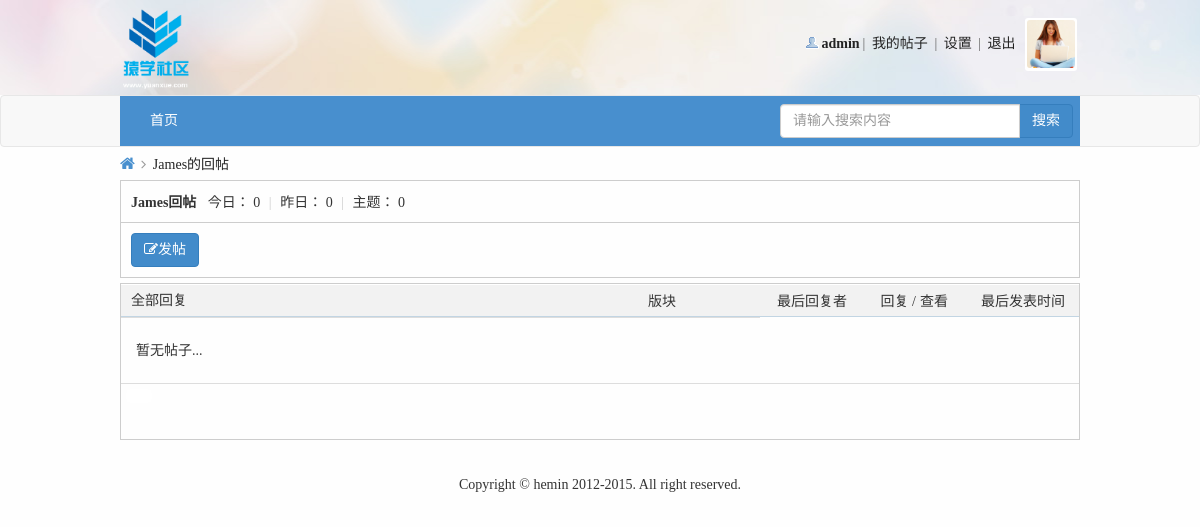
Page /userReply.php?uid=30 (signed in) on the earlier database version.
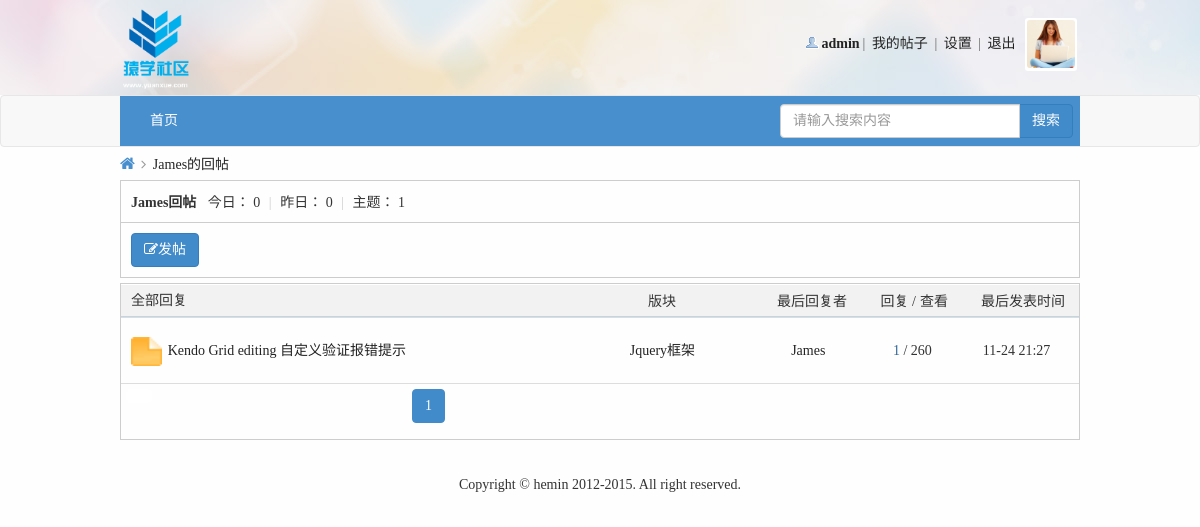
Same page on the later database version.
### tables this page shows
CREATE TABLE IF NOT EXISTS `reply` (
  `rid` int(11) NOT NULL AUTO_INCREMENT COMMENT '回复id',
  `tpostId` int(11) NOT NULL COMMENT '被回复帖子的id',
  `quoteId` int(11) NOT NULL COMMENT '引用回复id',
  `ruid` int(11) NOT NULL COMMENT '回复者id',
  `rcontent` varchar(1000) NOT NULL COMMENT '回复内容',
  `rtime` datetime NOT NULL COMMENT '回复时间',
  PRIMARY KEY (`rid`)
);

CREATE TABLE IF NOT EXISTS `post` (
  `postId` int(11) NOT NULL AUTO_INCREMENT COMMENT '帖子id',
  `postTitle` varchar(200) NOT NULL COMMENT '帖子标题',
  `postContent` varchar(2000) NOT NULL COMMENT '帖子内容',
  `postTime` datetime NOT NULL COMMENT '发帖时间',
  `tsmoduleId` int(11) NOT NULL COMMENT '所属子版块的id',
  `times` int(11) NOT NULL COMMENT '浏览次数',
  `postuid` int(11) NOT NULL COMMENT '发帖人id',
  `isTop` int(11) NOT NULL DEFAULT '0' COMMENT '是否置顶',
  `isBoutique` int(11) NOT NULL DEFAULT '0' COMMENT '是否加精',
  `postStatus` int(11) NOT NULL DEFAULT '0' COMMENT '帖子是否需要验证状态，默认0无需验证',
  `updateTime` datetime NOT NULL COMMENT '当前条帖子有回复就更新',
  `isShield` int(11) NOT NULL DEFAULT '0' COMMENT '是否屏蔽',
  PRIMARY KEY (`postId`)
);

CREATE TABLE IF NOT EXISTS `sub_module` (
  `sid` int(20) NOT NULL AUTO_INCREMENT COMMENT '子版块id',
  `smoduleName` varchar(200) NOT NULL COMMENT '子版块名称',
  `smodulePic` varchar(200) NOT NULL COMMENT '子版块图片',
  `tParenModuleId` int(20) NOT NULL COMMENT '所属父版块id',
  `smoduleDesc` varchar(200) NOT NULL COMMENT '子版块描述',
  PRIMARY KEY (`sid`)
);

CREATE TABLE IF NOT EXISTS `user` (
  `id` int(20) NOT NULL AUTO_INCREMENT COMMENT '唯一标识符',
  `name` varchar(200) NOT NULL COMMENT '用户名称',
  `psw` varchar(200) NOT NULL COMMENT '用户密码',
  `sex` varchar(200) NOT NULL DEFAULT '未填写' COMMENT '用户性别',
  `email` varchar(200) NOT NULL COMMENT '邮箱地址',
  `qq` varchar(200) NOT NULL DEFAULT '未填写' COMMENT '用户qq',
  `photo` varchar(200) NOT NULL COMMENT '用户头像',
  `userType` int(11) NOT NULL DEFAULT '0' COMMENT '用户类型',
  `reallyName` varchar(200) NOT NULL DEFAULT '未填写' COMMENT '用户真实姓名',
  `birthday` varchar(200) NOT NULL DEFAULT '未填写' COMMENT '用户生日',
  `homeplace` varchar(200) NOT NULL DEFAULT '未填写' COMMENT '用户出生地',
  `bloodType` varchar(200) NOT NULL DEFAULT '未填写' COMMENT '用户血型',
  `fixedTel` varchar(200) NOT NULL DEFAULT '未填写' COMMENT '用户固定电话',
  `phone` varchar(200) NOT NULL DEFAULT '未填写' COMMENT '用户电话',
  `website` varchar(200) NOT NULL DEFAULT 'http://' COMMENT '用户主页',
  `school` varchar(200) NOT NULL DEFAULT '未填写' COMMENT '用户毕业学校',
  `degree` varchar(200) NOT NULL DEFAULT '未填写' COMMENT '用户学历',
  `company` varchar(200) NOT NULL DEFAULT '未填写' COMMENT '用户公司',
  `profession` varchar(200) NOT NULL DEFAULT '未填写' COMMENT '用户职业',
  `job` varchar(200) NOT NULL DEFAULT '未填写' COMMENT '用户职位',
  `income` varchar(200) NOT NULL DEFAULT '未填写' COMMENT '用户年收入',
  `registerTime` datetime NOT NULL COMMENT '注册时间',
  `lastLogin` datetime NOT NULL COMMENT '最后一次登录时间',
  `userStatus` int(11) NOT NULL DEFAULT '0' COMMENT '用户是否需要验证状态',
  `isForbid` int(11) NOT NULL DEFAULT '0' COMMENT '是否禁止',
  PRIMARY KEY (`id`)
);

### inc/mysql.func.php (called while the page is built, shortened)
<?php
    function execute($link, $sql){
        $result = mysqli_query($link, $sql);
        return $result;
    }
    function nums($link, $sql){
        return mysqli_num_rows(execute($link, $sql));
    }
    function fetch_array($result){
        return mysqli_fetch_assoc($result);
    }
?>

### userReply.php (the view, shortened to what the changed rows need)
<!DOCTYPE html>
<html lang="en">
<head>
    <link rel="stylesheet" href="font/css/font-awesome.min.css">
    <link rel="stylesheet" href="css/bootstrap/css/bootstrap.min.css">
    <link rel="stylesheet" href="css/common.css">
    <link rel="stylesheet" href="css/pModuleList.css">
    <link rel="stylesheet" href="css/myPost.css">
</head>
<?php
    $link = connect();
    $sql_user = "select * from user where id={$_GET['uid']}";
    $data_user = fetch_array(execute($link, $sql_user));
    $sql_reply = "select * from reply where ruid={$_GET['uid']}";
    $reply_total = nums($link, $sql_reply);
    $pagesize = 5;
    $page = page($reply_total, $pagesize);
    $reply = "select * from reply where ruid={$_GET['uid']} ORDER BY rid DESC {$page['limit']}";
    $res_reply = execute($link, $reply);
    $sql_total_today = "select * from reply where rid={$_GET['uid']} and date_format(rtime,'%Y-%m-%d')=curdate()";
    $rtotal_today = nums($link, $sql_total_today);
    $sql_total_yesterday = "select * from reply where rid={$_GET['uid']} and date_format(rtime,'%Y-%m-%d')=DATE_SUB(curdate(),INTERVAL 1 DAY)";
    $rtotal_yesterday = nums($link, $sql_total_yesterday);
?>
<body>
<div class="container" style="width: 990px;">
    <div class="pm-wrap">
        <div class="pm">
            <strong><?php echo $data_user['name'];?>回帖</strong>
            <em>今日：</em>
            <em><?php echo $rtotal_today;?></em>
            <span class="pipe">|</span>
            <em>昨日：</em>
            <em><?php echo $rtotal_yesterday;?></em>
            <span class="pipe">|</span>
            <em>主题：</em>
            <em><?php echo $reply_total;?></em>
        </div>
    </div>
    <div class="pm-sm">
        <div class="pm-sm-top" style="position: relative;">
            <h2>全部回复</h2>
        </div>
        <div class="pm-sm-list">
            <table class="table table-condensed table-hover" id="smtable">
                <?php
                if($reply_total) {
                    while ($data_reply = fetch_array($res_reply)) {
                        $sql_msg = "select * from post p,sub_module sm where postId={$data_reply['tpostId']} and sm.sid=p.tsmoduleId";
                        $data_msg = fetch_array(execute($link, $sql_msg));
                        $lastRep = "select * from reply rep,user u where tpostId={$data_msg['postId']} and u.id=rep.ruid ORDER BY rid DESC";
                        $data_lastRep = fetch_array(execute($link, $lastRep));
                        $rep_nums = nums($link, $lastRep);
                        ?>
                        <tr>
                            <td class="td1">
                                <a href="#"><img src="img/folder_new.gif" width="31" height="29"></a>
                            </td>
                            <td class="td2"><a href="postShow.php?postId=<?php echo $data_msg['postId'];?>&sid=<?php echo $data_msg['sid'];?>"><?php echo $data_msg['postTitle'];?></a></td>
                            <td class="td5"><a href="sModuleList.php?sid=<?php echo $data_msg['sid'];?>"><?php echo $data_msg['smoduleName'];?></a></td>
                            <td class="td6"><a href="profile.php?uid=<?php echo $data_lastRep['id'];?>"><?php echo $data_lastRep['name'];?></a></td>
                            <td class="td3">
                                <span class="xi2" title="回复"><?php echo $rep_nums; ?></span>
                                <span class="xi1" title="查看"> / <?php echo $data_msg['times']; ?></span>
                            </td>
                            <td class="td7" style="width: 15%;"><?php echo tranTime(strtotime($data_lastRep['rtime']));?></td>
                        </tr>
                    <?php }
                }else{
                    echo "<tr><td colspan='4' style='padding-left: 15px;'>暂无帖子...</td></tr>";
                }
                ?>
                <tr>
                    <td colspan="6">
                        <a class="btn btn-default" id="pubBtn" style="margin-right: 260px;border-color: #fff;"></a class="btn btn-default">
                        <ul class="pagination" style="display: inline; margin: 0;padding: 0;">
                            <?php
                            echo $page['html'];
                            ?>
                        </ul>
                    </td>
                </tr>
            </table>
        </div>
    </div>
</div>
</body>
</html>

### inc/global.func.php (shortened to what the changed rows need)
<?php
    function page($count,$page_size,$num_btn=10,$page='page'){
        if ($count == 0) {
            $data=array(
                'limit'=>'',
                'html'=>''
            );
            return $data;
        }
        $page_num_all=ceil($count/$page_size);
        $start=($_GET[$page]-1)*$page_size;
        $limit="limit {$start},{$page_size}";
        $current_url=$_SERVER['REQUEST_URI'];
        $arr_current=parse_url($current_url);
        $current_path=$arr_current['path'];
        $url='';
        if(isset($arr_current['query'])){
            parse_str($arr_current['query'],$arr_query);
            unset($arr_query[$page]);
            if(empty($arr_query)){
                $url="{$current_path}?{$page}=";
            }else{
                $other=http_build_query($arr_query);
                $url="{$current_path}?{$other}&{$page}=";
            }
        }else{
            $url="{$current_path}?{$page}=";
        }
        $html=array();
        if($num_btn>=$page_num_all){
            for($i=1;$i<=$page_num_all;$i++){
                if($_GET[$page]==$i){
                    $html[$i]="<li class='active'><a href='#'>{$i}</a></li>";
                }else{
                    $html[$i]="<li><a href='{$url}{$i}'>{$i}</a></li>";
                }
            }
        }
        $html=implode(' ',$html);
        $data=array(
            'limit'=>$limit,
            'html'=>$html,
            'totalPage'=>$page_num_all
        );
        return $data;
    }
    function tranTime($time) {
        $rtime = date("m-d H:i",$time);
        $htime = date("H:i",$time);
        $time = time() - $time;
        if ($time < 60) {
            $str = '刚刚';
        }
        elseif ($time < 60 * 60) {
            $min = floor($time/60);
            $str = $min.'分钟前';
        }
        elseif ($time < 60 * 60 * 24) {
            $h = floor($time/(60*60));
            $str = $h.'小时前 '.$htime;
        }
        elseif ($time < 60 * 60 * 24 * 3) {
            $d = floor($time/(60*60*24));
            if($d==1)
                $str = '昨天 '.$rtime;
            else
                $str = '前天 '.$rtime;
        }
        else {
            $str = $rtime;
        }
        return $str;
    }
?>

Differences in the rows shown:
added reply: post.postTitle "Kendo Grid editing 自定义验证报错提示", sub_module.smoduleName "Jquery框架", user.name "James", rep_nums "1", post.times "260", rtime "11-24 21:27"
Other differences:
$reply_total: "0" → "1"
text no longer shown: "暂无帖子..."
